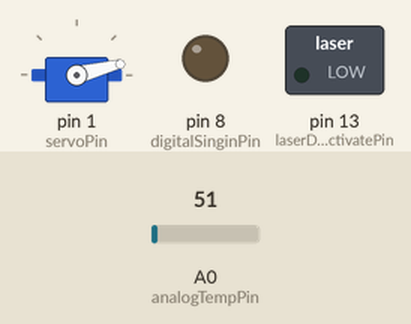
This sketch was run on a simulated Arduino Uno, built with avr-gcc and run on an emulated ATmega328P. Shown: servo, switched loads named in the sketch (green lamp = pin HIGH), output pins drawn as LEDs (lit = HIGH). Inputs (shaded band) come from the test bench; at power-on: A0 (analogTempPin) = 51.

Above: at 1.15 s.
At 2.06 s:
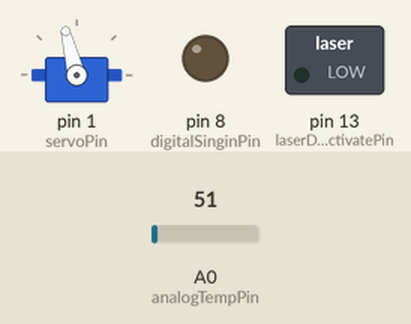
At 2.9 s:
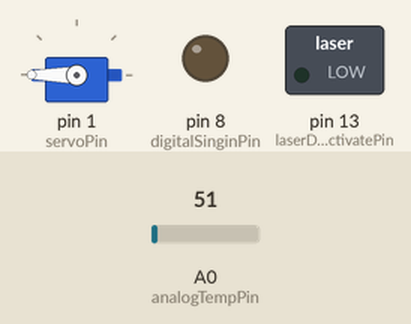
At 22.9 s:
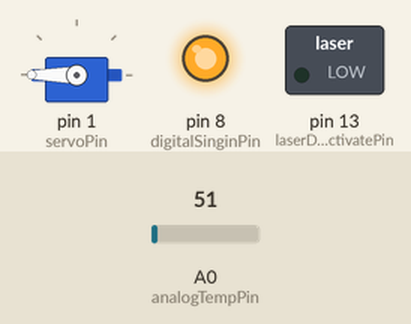
Timing chart, 0 to 24.4 s (numbered marks = the images above):
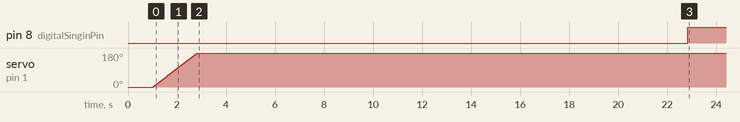

The sketch:

LAZERSSERVOSTEMPS.ino
```cpp
#include <Servo.h>

/* servo vars */
Servo myservo;
int pos;
int loopCount = 0;
int servoPin = 1;

/* temp vars */
int analogTempPin = A0;
const int numReadings = 10;
int readings[numReadings];
int readIndex = 0;
int average = 0;
int total = 0;
boolean waterIsCooking = false;

/* activate singing Tree */
int digitalSinginPin = 8;

/* Laserdwarf vars */
int laserDwarfActivatePin = 13;

void setup()
{
  /* Debug setup */
  //Serial.begin(9600);

  /* Temperature setup */
  pinMode(analogTempPin, INPUT);

  /* Servo setup */
  pos = 0;
  myservo.attach(servoPin);
  myservo.write(pos);
  delay(1000);

  /* singing tree */
  pinMode(digitalSinginPin, OUTPUT);

  /* Laserdwarf setup */
  pinMode(laserDwarfActivatePin, OUTPUT); // Laser start
}

void loop()
{
  if(loopCount < 50)
  {
    loopCount ++;
  }
  /* Temperature input */
  total = total - readings[readIndex];
  readings[readIndex] = analogRead(analogTempPin);
  total = total + readings[readIndex];
  readIndex = readIndex + 1;

  if(readIndex >= numReadings)
  {
    readIndex = 0;
  }

  average = total / numReadings;
  //double temp =  Thermistor(average);
  // lower average = higher temp
  //Serial.println(average);
  // make sure the average is not checked at start that's why there is a loopCount
  if(average < 200 && loopCount > 49)
  {
    waterIsCooking = true;
  }
  //Serial.println(temp);

  /* Servo part */
  //delay(2000);

  if(waterIsCooking)
  {
    //Serial.println("Servo start");
    for(pos = 0; pos <= 180; pos++)
    {
      myservo.write(pos);
      delay(10);
    }
    //Serial.println("Servo end");

    delay(5000);
    myservo.detach();

    delay(15000); // wait for player to start
    /* activate singing Tree */
    digitalWrite(digitalSinginPin, HIGH);

    delay(20000); // timer to deactivate Tree
    digitalWrite(digitalSinginPin, LOW); // turn tree off
    delay(2000); // timer to activate next Group
    /* Laser Dwarf part */
    digitalWrite(laserDwarfActivatePin, HIGH);

    waterIsCooking = false;
  }
}
```

Measured:
- by itself, pin 8 (digitalSinginPin): LOW → HIGH at 22.8 s
- by itself, servo on pin 1 (servoPin): moves from 0° to 180° over 1.8 s
